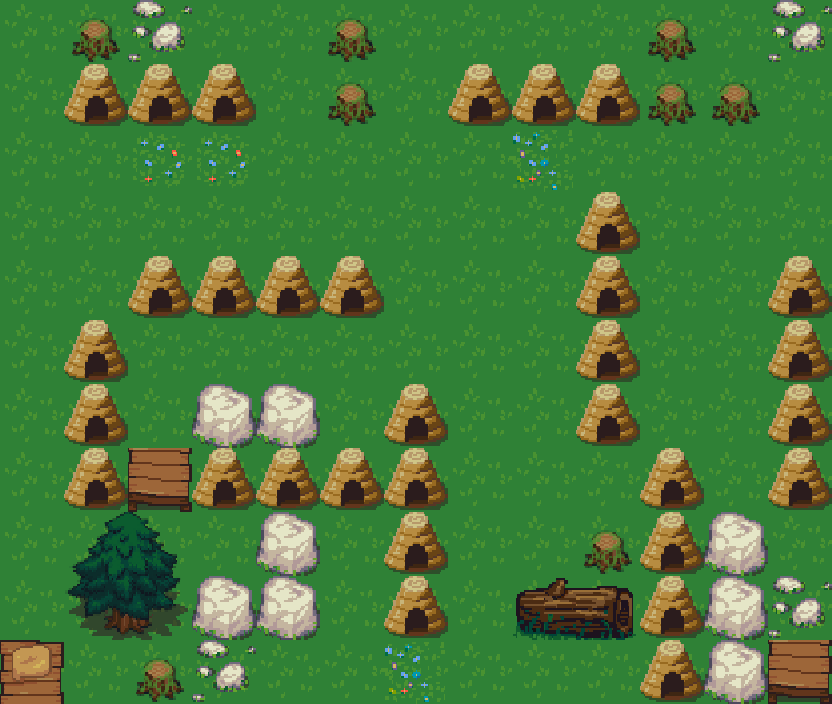

Tiled map render using the project's own tile images. Description and the map definition, with tile-layer contents summarised, below:
An orthogonal 13x11 tile map with 64x64 px tiles, 8 tile layers (grama, flores, tablas de vidas, troncos, ...) and 22 objects.

<map version="1.2" tiledversion="1.2.1" orientation="orthogonal" renderorder="right-down" width="13" height="11" tilewidth="64" tileheight="64" infinite="0" nextlayerid="14" nextobjectid="46">
 <tileset firstgid="1" source="bosque.tsx" />
 <layer id="1" name="grama" width="13" height="11">
  <data>[143 cells, 143 non-empty, 1 distinct tile ids]</data>
 </layer>
 <layer id="5" name="flores" width="13" height="11">
  <data>[143 cells, 6 non-empty, 3 distinct tile ids]</data>
 </layer>
 <layer id="12" name="tablas de vidas" width="13" height="11">
  <data>[143 cells, 3 non-empty, 2 distinct tile ids]</data>
 </layer>
 <layer id="10" name="troncos" width="13" height="11">
  <data>[143 cells, 10 non-empty, 3 distinct tile ids]</data>
 </layer>
 <layer id="2" name="piedras_frutas" width="13" height="11">
  <data>[143 cells, 4 non-empty, 1 distinct tile ids]</data>
 </layer>
 <layer id="11" name="piedras" width="13" height="11">
  <data>[143 cells, 8 non-empty, 1 distinct tile ids]</data>
 </layer>
 <layer id="13" name="arboles" width="13" height="11">
  <data>[143 cells, 4 non-empty, 4 distinct tile ids]</data>
 </layer>
 <layer id="4" name="enemigos" width="13" height="11">
  <data>[143 cells, 32 non-empty, 1 distinct tile ids]</data>
 </layer>
 <objectgroup id="8" name="arboles" visible="0">
  <object id="26" x="78.6667" y="516" width="96" height="116" />
 </objectgroup>
 <objectgroup id="6" name="vidas" visible="0">
  <object id="2" x="142.917" y="456.083" width="32" height="32" />
  <object id="4" x="782.667" y="648" width="32" height="32" />
 </objectgroup>
 <objectgroup id="7" name="troncos" visible="0">
  <object id="5" x="133" y="660" width="51" height="40" />
  <object id="6" x="70" y="20" width="51" height="40" />
  <object id="7" x="326" y="21" width="51" height="40" />
  <object id="8" x="326" y="84" width="51" height="40" />
  <object id="9" x="645" y="21" width="51" height="40" />
  <object id="10" x="645" y="84" width="51" height="40" />
  <object id="11" x="710" y="84" width="51" height="40" />
  <object id="12" x="581" y="533" width="51" height="40" />
  <object id="21" x="581" y="591" width="51" height="40" />
  <object id="22" x="518.5" y="591" width="51" height="40" />
  <object id="24" x="597.333" y="606.667" />
 </objectgroup>
 <objectgroup id="9" name="piedras" visible="0">
  <object id="13" x="196" y="386" width="51" height="57" />
  <object id="14" x="260" y="386" width="51" height="57" />
  <object id="15" x="260" y="515.5" width="51" height="57" />
  <object id="16" x="260" y="578.833" width="51" height="57" />
  <object id="17" x="196" y="578" width="51" height="57" />
  <object id="18" x="709" y="643.167" width="51" height="57" />
  <object id="19" x="709" y="579.167" width="51" height="57" />
  <object id="20" x="709" y="513.5" width="51" height="57" />
 </objectgroup>
</map>